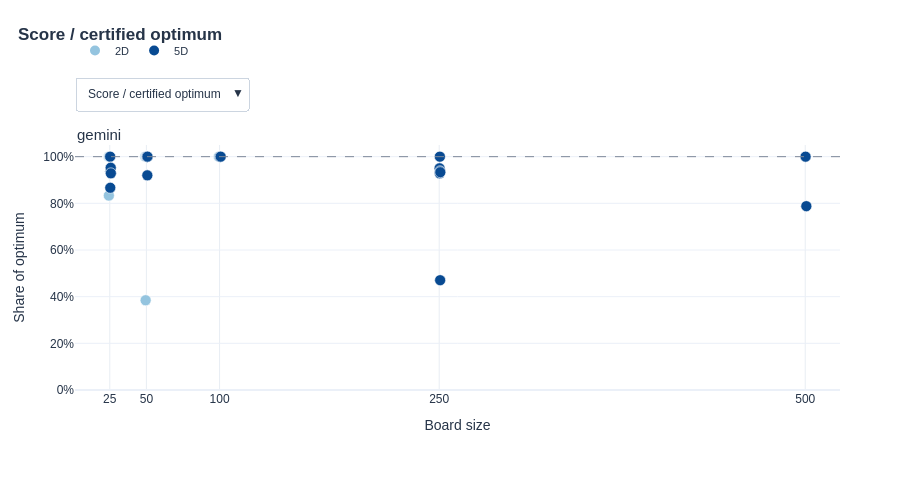

Write notebook code for a chart like this one.
### Markdown cell above
## Quality of valid moves

Use the menu for score / certified optimum or absolute word score. Each **circle** represents one valid move. The blue gradient becomes darker with increasing dimension. Each model has its own full-width row, with a common vertical scale across models.

Board sizes use their actual numeric spacing. Small horizontal offsets separate dimensions and repeated rounds. Invalid or missing moves are not scored as zero. Hover identifies the case and optimal score; historical cases without a certified optimum appear only in the absolute-score view.

### Code cell
view.show_all(figures.plot_move_quality(aggregate))

### Figure 1 — Plotly figure (JSON) as saved in the notebook; plotly's stock layout.template omitted (floating-point values rounded to 4 significant figures)
{"data": [{"hovertemplate": "%{hovertext}<extra></extra>", "hovertext": ["gemini<br>Case: final.d2.b025.r00<br>2D · board 25 · round 0<br>Outcome: Valid<br>Stored failure: —<br>Finish reason: stop<br>Violated checks: —<br>valid<br>Score / certified optimum: 100.0%<br>Valid score: 13.0 · optimum: 13.0<br>Configured completion budget: 60000.0", "gemini<br>Case: final.d2.b025.r03<br>2D · board 25 · round 3<br>Outcome: Valid<br>Stored failure: —<br>Finish reason: stop<br>Violated checks: —<br>valid<br>Score / certified optimum: 83.3%<br>Valid score: 10.0 · optimum: 12.0<br>Configured completion budget: 60000.0", "gemini<br>Case: final.d2.b025.r06<br>2D · board 25 · round 6<br>Outcome: Valid<br>Stored failure: —<br>Finish reason: stop<br>Violated checks: —<br>valid<br>Score / certified optimum: 100.0%<br>Valid score: 11.0 · optimum: 11.0<br>Configured completion budget: 60000.0", "gemini<br>Case: final.d2.b025.r08<br>2D · board 25 · round 8<br>Outcome: Valid<br>Stored failure: —<br>Finish reason: stop<br>Violated checks: —<br>valid<br>Score / certified optimum: 100.0%<br>Valid score: 12.0 · optimum: 12.0<br>Configured completion budget: 60000.0", "gemini<br>Case: final.d2.b025.r09<br>2D · board 25 · round 9<br>Outcome: Valid<br>Stored failure: —<br>Finish reason: stop<br>Violated checks: —<br>valid<br>Score / certified optimum: 100.0%<br>Valid score: 8.0 · optimum: 8.0<br>Configured completion budget: 60000.0", "gemini<br>Case: final.d2.b050.r01<br>2D · board 50 · round 1<br>Outcome: Valid<br>Stored failure: —<br>Finish reason: stop<br>Violated checks: —<br>valid<br>Score / certified optimum: 100.0%<br>Valid score: 10.0 · optimum: 10.0<br>Configured completion budget: 60000.0", "gemini<br>Case: final.d2.b050.r06<br>2D · board 50 · round 6<br>Outcome: Valid<br>Stored failure: —<br>Finish reason: stop<br>Violated checks: —<br>valid<br>Score / certified optimum: 38.5%<br>Valid score: 10.0 · optimum: 26.0<br>Configured completion budget: 60000.0", "gemini<br>Case: final.d2.b050.r09<br>2D · board 50 · round 9<br>Outcome: Valid<br>Stored failure: —<br>Finish reason: stop<br>Violated checks: —<br>valid<br>Score / certified optimum: 100.0%<br>Valid score: 20.0 · optimum: 20.0<br>Configured completion budget: 60000.0", "gemini<br>Case: final.d2.b100.r08<br>2D · board 100 · round 8<br>Outcome: Valid<br>Stored failure: —<br>Finish reason: stop<br>Violated checks: —<br>valid<br>Score / certified optimum: 100.0%<br>Valid score: 14.0 · optimum: 14.0<br>Configured completion budget: 60000.0"], "marker": {"color": "rgb(148, 196, 223)", "line": {"color": "white", "width": 0.6}, "size": 11, "symbol": "circle"}, "mode": "markers", "showlegend": false, "type": "scatter", "visible": true, "x": [24.25, 24.38, 24.5, 24.62, 24.75, 49.25, 49.5, 49.75, 99.5], "xaxis": "x", "y": [1, 0.8333, 1, 1, 1, 1, 0.3846, 1, 1], "yaxis": "y"}, {"hovertemplate": "%{hovertext}<extra></extra>", "hovertext": ["gemini<br>Case: final.d5.b025.r00<br>5D · board 25 · round 0<br>Outcome: Valid<br>Stored failure: —<br>Finish reason: stop<br>Violated checks: —<br>valid<br>Score / certified optimum: 100.0%<br>Valid score: 11.0 · optimum: 11.0<br>Configured completion budget: 60000.0", "gemini<br>Case: final.d5.b025.r02<br>5D · board 25 · round 2<br>Outcome: Valid<br>Stored failure: —<br>Finish reason: stop<br>Violated checks: —<br>valid<br>Score / certified optimum: 86.7%<br>Valid score: 13.0 · optimum: 15.0<br>Configured completion budget: 60000.0", "gemini<br>Case: final.d5.b025.r03<br>5D · board 25 · round 3<br>Outcome: Valid<br>Stored failure: —<br>Finish reason: stop<br>Violated checks: —<br>valid<br>Score / certified optimum: 93.8%<br>Valid score: 15.0 · optimum: 16.0<br>Configured completion budget: 60000.0", "gemini<br>Case: final.d5.b025.r04<br>5D · board 25 · round 4<br>Outcome: Valid<br>Stored failure: —<br>Finish reason: stop<br>Violated checks: —<br>valid<br>Score / certified optimum: 94.7%<br>Valid score: 18.0 · optimum: 19.0<br>Configured completion budget: 60000.0", "gemini<br>Case: final.d5.b025.r05<br>5D · board 25 · round 5<br>Outcome: Valid<br>Stored failure: —<br>Finish reason: stop<br>Violated checks: —<br>valid<br>Score / certified optimum: 95.2%<br>Valid score: 20.0 · optimum: 21.0<br>Configured completion budget: 60000.0", "gemini<br>Case: final.d5.b025.r08<br>5D · board 25 · round 8<br>Outcome: Valid<br>Stored failure: —<br>Finish reason: stop<br>Violated checks: —<br>valid<br>Score / certified optimum: 95.2%<br>Valid score: 20.0 · optimum: 21.0<br>Configured completion budget: 60000.0", "gemini<br>Case: final.d5.b025.r09<br>5D · board 25 · round 9<br>Outcome: Valid<br>Stored failure: —<br>Finish reason: stop<br>Violated checks: —<br>valid<br>Score / certified optimum: 92.9%<br>Valid score: 13.0 · optimum: 14.0<br>Configured completion budget: 60000.0", "gemini<br>Case: final.d5.b050.r03<br>5D · board 50 · round 3<br>Outcome: Valid<br>Stored failure: —<br>Finish reason: stop<br>Violated checks: —<br>valid<br>Score / certified optimum: 100.0%<br>Valid score: 26.0 · optimum: 26.0<br>Configured completion budget: 60000.0", "gemini<br>Case: final.d5.b050.r04<br>5D · board 50 · round 4<br>Outcome: Valid<br>Stored failure: —<br>Finish reason: stop<br>Violated checks: —<br>valid<br>Score / certified optimum: 100.0%<br>Valid score: 27.0 · optimum: 27.0<br>Configured completion budget: 60000.0", "gemini<br>Case: final.d5.b050.r05<br>5D · board 50 · round 5<br>Outcome: Valid<br>Stored failure: —<br>Finish reason: stop<br>Violated checks: —<br>valid<br>Score / certified optimum: 100.0%<br>Valid score: 21.0 · optimum: 21.0<br>Configured completion budget: 60000.0", "gemini<br>Case: final.d5.b050.r06<br>5D · board 50 · round 6<br>Outcome: Valid<br>Stored failure: —<br>Finish reason: stop<br>Violated checks: —<br>valid<br>Score / certified optimum: 100.0%<br>Valid score: 20.0 · optimum: 20.0<br>Configured completion budget: 60000.0", "gemini<br>Case: final.d5.b050.r07<br>5D · board 50 · round 7<br>Outcome: Valid<br>Stored failure: —<br>Finish reason: stop<br>Violated checks: —<br>valid<br>Score / certified optimum: 92.0%<br>Valid score: 23.0 · optimum: 25.0<br>Configured completion budget: 60000.0", "gemini<br>Case: final.d5.b050.r08<br>5D · board 50 · round 8<br>Outcome: Valid<br>Stored failure: —<br>Finish reason: stop<br>Violated checks: —<br>valid<br>Score / certified optimum: 100.0%<br>Valid score: 21.0 · optimum: 21.0<br>Configured completion budget: 60000.0", "gemini<br>Case: final.d5.b100.r03<br>5D · board 100 · round 3<br>Outcome: Valid<br>Stored failure: —<br>Finish reason: stop<br>Violated checks: —<br>valid<br>Score / certified optimum: 100.0%<br>Valid score: 16.0 · optimum: 16.0<br>Configured completion budget: 60000.0", "gemini<br>Case: final.d5.b100.r06<br>5D · board 100 · round 6<br>Outcome: Valid<br>Stored failure: —<br>Finish reason: stop<br>Violated checks: —<br>valid<br>Score / certified optimum: 100.0%<br>Valid score: 14.0 · optimum: 14.0<br>Configured completion budget: 60000.0", "gemini<br>Case: final.d5.b250.r02<br>5D · board 250 · round 2<br>Outcome: Valid<br>Stored failure: —<br>Finish reason: stop<br>Violated checks: —<br>valid<br>Score / certified optimum: 95.0%<br>Valid score: 19.0 · optimum: 20.0<br>Configured completion budget: 60000.0", "gemini<br>Case: final.d5.b250.r05<br>5D · board 250 · round 5<br>Outcome: Valid<br>Stored failure: —<br>Finish reason: stop<br>Violated checks: —<br>valid<br>Score / certified optimum: 92.9%<br>Valid score: 13.0 · optimum: 14.0<br>Configured completion budget: 60000.0", "gemini<br>Case: final.d5.b250.r06<br>5D · board 250 · round 6<br>Outcome: Valid<br>Stored failure: —<br>Finish reason: stop<br>Violated checks: —<br>valid<br>Score / certified optimum: 100.0%<br>Valid score: 21.0 · optimum: 21.0<br>Configured completion budget: 60000.0", "gemini<br>Case: final.d5.b250.r07<br>5D · board 250 · round 7<br>Outcome: Valid<br>Stored failure: —<br>Finish reason: stop<br>Violated checks: —<br>valid<br>Score / certified optimum: 93.8%<br>Valid score: 15.0 · optimum: 16.0<br>Configured completion budget: 60000.0", "gemini<br>Case: final.d5.b250.r08<br>5D · board 250 · round 8<br>Outcome: Valid<br>Stored failure: —<br>Finish reason: stop<br>Violated checks: —<br>valid<br>Score / certified optimum: 47.1%<br>Valid score: 8.0 · optimum: 17.0<br>Configured completion budget: 60000.0", "gemini<br>Case: final.d5.b250.r09<br>5D · board 250 · round 9<br>Outcome: Valid<br>Stored failure: —<br>Finish reason: stop<br>Violated checks: —<br>valid<br>Score / certified optimum: 93.3%<br>Valid score: 14.0 · optimum: 15.0<br>Configured completion budget: 60000.0", "gemini<br>Case: final.d5.b500.r03<br>5D · board 500 · round 3<br>Outcome: Valid<br>Stored failure: —<br>Finish reason: stop<br>Violated checks: —<br>valid<br>Score / certified optimum: 100.0%<br>Valid score: 21.0 · optimum: 21.0<br>Configured completion budget: 60000.0", "gemini<br>Case: final.d5.b500.r09<br>5D · board 500 · round 9<br>Outcome: Valid<br>Stored failure: —<br>Finish reason: stop<br>Violated checks: —<br>valid<br>Score / certified optimum: 78.8%<br>Valid score: 26.0 · optimum: 33.0<br>Configured completion budget: 60000.0"], "marker": {"color": "rgb(8, 74, 146)", "line": {"color": "white", "width": 0.6}, "size": 11, "symbol": "circle"}, "mode": "markers", "showlegend": false, "type": "scatter", "visible": true, "x": [25.25, 25.33, 25.42, 25.5, 25.58, 25.67, 25.75, 50.25, 50.35, 50.45, 50.55, 50.65, 50.75, 100.2, 100.8, 250.2, 250.3, 250.4, 250.6, 250.7, 250.8, 500.2, 500.8], "xaxis": "x", "y": [1, 0.8667, 0.9375, 0.9474, 0.9524, 0.9524, 0.9286, 1, 1, 1, 1, 0.92, 1, 1, 1, 0.95, 0.9286, 1, 0.9375, 0.4706, 0.9333, 1, 0.7879], "yaxis": "y"}, {"hovertemplate": "Certified optimum<extra></extra>", "line": {"color": "#7e8999", "dash": "dash", "width": 1}, "mode": "lines", "showlegend": false, "type": "scatter", "visible": true, "x": [1.25, 523.8], "xaxis": "x", "y": [1, 1], "yaxis": "y"}, {"hovertemplate": "%{hovertext}<extra></extra>", "hovertext": ["gemini<br>Case: final.d2.b025.r00<br>2D · board 25 · round 0<br>Outcome: Valid<br>Stored failure: —<br>Finish reason: stop<br>Violated checks: —<br>valid<br>Word score: 13.00<br>Valid score: 13.0 · optimum: 13.0<br>Configured completion budget: 60000.0", "gemini<br>Case: final.d2.b025.r03<br>2D · board 25 · round 3<br>Outcome: Valid<br>Stored failure: —<br>Finish reason: stop<br>Violated checks: —<br>valid<br>Word score: 10.00<br>Valid score: 10.0 · optimum: 12.0<br>Configured completion budget: 60000.0", "gemini<br>Case: final.d2.b025.r06<br>2D · board 25 · round 6<br>Outcome: Valid<br>Stored failure: —<br>Finish reason: stop<br>Violated checks: —<br>valid<br>Word score: 11.00<br>Valid score: 11.0 · optimum: 11.0<br>Configured completion budget: 60000.0", "gemini<br>Case: final.d2.b025.r08<br>2D · board 25 · round 8<br>Outcome: Valid<br>Stored failure: —<br>Finish reason: stop<br>Violated checks: —<br>valid<br>Word score: 12.00<br>Valid score: 12.0 · optimum: 12.0<br>Configured completion budget: 60000.0", "gemini<br>Case: final.d2.b025.r09<br>2D · board 25 · round 9<br>Outcome: Valid<br>Stored failure: —<br>Finish reason: stop<br>Violated checks: —<br>valid<br>Word score: 8.00<br>Valid score: 8.0 · optimum: 8.0<br>Configured completion budget: 60000.0", "gemini<br>Case: final.d2.b050.r01<br>2D · board 50 · round 1<br>Outcome: Valid<br>Stored failure: —<br>Finish reason: stop<br>Violated checks: —<br>valid<br>Word score: 10.00<br>Valid score: 10.0 · optimum: 10.0<br>Configured completion budget: 60000.0", "gemini<br>Case: final.d2.b050.r06<br>2D · board 50 · round 6<br>Outcome: Valid<br>Stored failure: —<br>Finish reason: stop<br>Violated checks: —<br>valid<br>Word score: 10.00<br>Valid score: 10.0 · optimum: 26.0<br>Configured completion budget: 60000.0", "gemini<br>Case: final.d2.b050.r09<br>2D · board 50 · round 9<br>Outcome: Valid<br>Stored failure: —<br>Finish reason: stop<br>Violated checks: —<br>valid<br>Word score: 20.00<br>Valid score: 20.0 · optimum: 20.0<br>Configured completion budget: 60000.0", "gemini<br>Case: final.d2.b100.r08<br>2D · board 100 · round 8<br>Outcome: Valid<br>Stored failure: —<br>Finish reason: stop<br>Violated checks: —<br>valid<br>Word score: 14.00<br>Valid score: 14.0 · optimum: 14.0<br>Configured completion budget: 60000.0"], "marker": {"color": "rgb(148, 196, 223)", "line": {"color": "white", "width": 0.6}, "size": 11, "symbol": "circle"}, "mode": "markers", "showlegend": false, "type": "scatter", "visible": false, "x": [24.25, 24.38, 24.5, 24.62, 24.75, 49.25, 49.5, 49.75, 99.5], "xaxis": "x", "y": [13, 10, 11, 12, 8, 10, 10, 20, 14], "yaxis": "y"}, {"hovertemplate": "%{hovertext}<extra></extra>", "hovertext": ["gemini<br>Case: final.d5.b025.r00<br>5D · board 25 · round 0<br>Outcome: Valid<br>Stored failure: —<br>Finish reason: stop<br>Violated checks: —<br>valid<br>Word score: 11.00<br>Valid score: 11.0 · optimum: 11.0<br>Configured completion budget: 60000.0", "gemini<br>Case: final.d5.b025.r02<br>5D · board 25 · round 2<br>Outcome: Valid<br>Stored failure: —<br>Finish reason: stop<br>Violated checks: —<br>valid<br>Word score: 13.00<br>Valid score: 13.0 · optimum: 15.0<br>Configured completion budget: 60000.0", "gemini<br>Case: final.d5.b025.r03<br>5D · board 25 · round 3<br>Outcome: Valid<br>Stored failure: —<br>Finish reason: stop<br>Violated checks: —<br>valid<br>Word score: 15.00<br>Valid score: 15.0 · optimum: 16.0<br>Configured completion budget: 60000.0", "gemini<br>Case: final.d5.b025.r04<br>5D · board 25 · round 4<br>Outcome: Valid<br>Stored failure: —<br>Finish reason: stop<br>Violated checks: —<br>valid<br>Word score: 18.00<br>Valid score: 18.0 · optimum: 19.0<br>Configured completion budget: 60000.0", "gemini<br>Case: final.d5.b025.r05<br>5D · board 25 · round 5<br>Outcome: Valid<br>Stored failure: —<br>Finish reason: stop<br>Violated checks: —<br>valid<br>Word score: 20.00<br>Valid score: 20.0 · optimum: 21.0<br>Configured completion budget: 60000.0", "gemini<br>Case: final.d5.b025.r08<br>5D · board 25 · round 8<br>Outcome: Valid<br>Stored failure: —<br>Finish reason: stop<br>Violated checks: —<br>valid<br>Word score: 20.00<br>Valid score: 20.0 · optimum: 21.0<br>Configured completion budget: 60000.0", "gemini<br>Case: final.d5.b025.r09<br>5D · board 25 · round 9<br>Outcome: Valid<br>Stored failure: —<br>Finish reason: stop<br>Violated checks: —<br>valid<br>Word score: 13.00<br>Valid score: 13.0 · optimum: 14.0<br>Configured completion budget: 60000.0", "gemini<br>Case: final.d5.b050.r03<br>5D · board 50 · round 3<br>Outcome: Valid<br>Stored failure: —<br>Finish reason: stop<br>Violated checks: —<br>valid<br>Word score: 26.00<br>Valid score: 26.0 · optimum: 26.0<br>Configured completion budget: 60000.0", "gemini<br>Case: final.d5.b050.r04<br>5D · board 50 · round 4<br>Outcome: Valid<br>Stored failure: —<br>Finish reason: stop<br>Violated checks: —<br>valid<br>Word score: 27.00<br>Valid score: 27.0 · optimum: 27.0<br>Configured completion budget: 60000.0", "gemini<br>Case: final.d5.b050.r05<br>5D · board 50 · round 5<br>Outcome: Valid<br>Stored failure: —<br>Finish reason: stop<br>Violated checks: —<br>valid<br>Word score: 21.00<br>Valid score: 21.0 · optimum: 21.0<br>Configured completion budget: 60000.0", "gemini<br>Case: final.d5.b050.r06<br>5D · board 50 · round 6<br>Outcome: Valid<br>Stored failure: —<br>Finish reason: stop<br>Violated checks: —<br>valid<br>Word score: 20.00<br>Valid score: 20.0 · optimum: 20.0<br>Configured completion budget: 60000.0", "gemini<br>Case: final.d5.b050.r07<br>5D · board 50 · round 7<br>Outcome: Valid<br>Stored failure: —<br>Finish reason: stop<br>Violated checks: —<br>valid<br>Word score: 23.00<br>Valid score: 23.0 · optimum: 25.0<br>Configured completion budget: 60000.0", "gemini<br>Case: final.d5.b050.r08<br>5D · board 50 · round 8<br>Outcome: Valid<br>Stored failure: —<br>Finish reason: stop<br>Violated checks: —<br>valid<br>Word score: 21.00<br>Valid score: 21.0 · optimum: 21.0<br>Configured completion budget: 60000.0", "gemini<br>Case: final.d5.b100.r03<br>5D · board 100 · round 3<br>Outcome: Valid<br>Stored failure: —<br>Finish reason: stop<br>Violated checks: —<br>valid<br>Word score: 16.00<br>Valid score: 16.0 · optimum: 16.0<br>Configured completion budget: 60000.0", "gemini<br>Case: final.d5.b100.r06<br>5D · board 100 · round 6<br>Outcome: Valid<br>Stored failure: —<br>Finish reason: stop<br>Violated checks: —<br>valid<br>Word score: 14.00<br>Valid score: 14.0 · optimum: 14.0<br>Configured completion budget: 60000.0", "gemini<br>Case: final.d5.b250.r02<br>5D · board 250 · round 2<br>Outcome: Valid<br>Stored failure: —<br>Finish reason: stop<br>Violated checks: —<br>valid<br>Word score: 19.00<br>Valid score: 19.0 · optimum: 20.0<br>Configured completion budget: 60000.0", "gemini<br>Case: final.d5.b250.r05<br>5D · board 250 · round 5<br>Outcome: Valid<br>Stored failure: —<br>Finish reason: stop<br>Violated checks: —<br>valid<br>Word score: 13.00<br>Valid score: 13.0 · optimum: 14.0<br>Configured completion budget: 60000.0", "gemini<br>Case: final.d5.b250.r06<br>5D · board 250 · round 6<br>Outcome: Valid<br>Stored failure: —<br>Finish reason: stop<br>Violated checks: —<br>valid<br>Word score: 21.00<br>Valid score: 21.0 · optimum: 21.0<br>Configured completion budget: 60000.0", "gemini<br>Case: final.d5.b250.r07<br>5D · board 250 · round 7<br>Outcome: Valid<br>Stored failure: —<br>Finish reason: stop<br>Violated checks: —<br>valid<br>Word score: 15.00<br>Valid score: 15.0 · optimum: 16.0<br>Configured completion budget: 60000.0", "gemini<br>Case: final.d5.b250.r08<br>5D · board 250 · round 8<br>Outcome: Valid<br>Stored failure: —<br>Finish reason: stop<br>Violated checks: —<br>valid<br>Word score: 8.00<br>Valid score: 8.0 · optimum: 17.0<br>Configured completion budget: 60000.0", "gemini<br>Case: final.d5.b250.r09<br>5D · board 250 · round 9<br>Outcome: Valid<br>Stored failure: —<br>Finish reason: stop<br>Violated checks: —<br>valid<br>Word score: 14.00<br>Valid score: 14.0 · optimum: 15.0<br>Configured completion budget: 60000.0", "gemini<br>Case: final.d5.b500.r03<br>5D · board 500 · round 3<br>Outcome: Valid<br>Stored failure: —<br>Finish reason: stop<br>Violated checks: —<br>valid<br>Word score: 21.00<br>Valid score: 21.0 · optimum: 21.0<br>Configured completion budget: 60000.0", "gemini<br>Case: final.d5.b500.r09<br>5D · board 500 · round 9<br>Outcome: Valid<br>Stored failure: —<br>Finish reason: stop<br>Violated checks: —<br>valid<br>Word score: 26.00<br>Valid score: 26.0 · optimum: 33.0<br>Configured completion budget: 60000.0"], "marker": {"color": "rgb(8, 74, 146)", "line": {"color": "white", "width": 0.6}, "size": 11, "symbol": "circle"}, "mode": "markers", "showlegend": false, "type": "scatter", "visible": false, "x": [25.25, 25.33, 25.42, 25.5, 25.58, 25.67, 25.75, 50.25, 50.35, 50.45, 50.55, 50.65, 50.75, 100.2, 100.8, 250.2, 250.3, 250.4, 250.6, 250.7, 250.8, 500.2, 500.8], "xaxis": "x", "y": [11, 13, 15, 18, 20, 20, 13, 26, 27, 21, 20, 23, 21, 16, 14, 19, 13, 21, 15, 8, 14, 21, 26], "yaxis": "y"}, {"hoverinfo": "skip", "marker": {"color": "rgb(148, 196, 223)", "size": 10, "symbol": "circle"}, "mode": "markers", "name": "2D", "type": "scatter", "x": [null], "y": [null]}, {"hoverinfo": "skip", "marker": {"color": "rgb(8, 74, 146)", "size": 10, "symbol": "circle"}, "mode": "markers", "name": "5D", "type": "scatter", "x": [null], "y": [null]}], "layout": {"annotations": [{"font": {"color": "#263448", "size": 15}, "showarrow": false, "text": "gemini", "x": 0, "xanchor": "left", "xref": "paper", "y": 1, "yanchor": "bottom", "yref": "paper"}], "font": {"color": "#263448", "family": "Arial, sans-serif", "size": 12}, "height": 490, "hoverlabel": {"align": "left"}, "legend": {"font": {"size": 11}, "orientation": "h", "traceorder": "normal", "x": 0, "y": 1.327, "yanchor": "bottom"}, "margin": {"b": 100, "l": 75, "r": 60, "t": 145}, "title": {"text": "<b>Score / certified optimum</b>", "x": 0.02, "y": 0.9429, "yanchor": "top"}, "updatemenus": [{"bgcolor": "white", "bordercolor": "#ccd5e0", "buttons": [{"args": [{"visible": [true, true, true, false, false, true, true]}, {"annotations": [{"font": {"color": "#263448", "size": 15}, "showarrow": false, "text": "gemini", "x": 0, "xanchor": "left", "xref": "paper", "y": 1, "yanchor": "bottom", "yref": "paper"}], "title.text": "<b>Score / certified optimum</b>", "yaxis.range": [0, 1.05], "yaxis.tickformat": ".0%", "yaxis.title.text": "Share of optimum"}], "label": "Score / certified optimum", "method": "update"}, {"args": [{"visible": [false, false, false, true, true, true, true]}, {"annotations": [{"font": {"color": "#263448", "size": 15}, "showarrow": false, "text": "gemini", "x": 0, "xanchor": "left", "xref": "paper", "y": 1, "yanchor": "bottom", "yref": "paper"}], "title.text": "<b>Word score</b>", "yaxis.range": [0, 30.24], "yaxis.tickformat": ",~g", "yaxis.title.text": "Points"}], "label": "Word score", "method": "update"}], "direction": "down", "font": {"size": 12}, "x": 0, "xanchor": "left", "y": 1.143, "yanchor": "bottom"}], "xaxis": {"anchor": "y", "domain": [0, 1], "gridcolor": "#e8edf3", "range": [1.25, 523.8], "tickmode": "array", "ticktext": ["25", "50", "100", "250", "500"], "tickvals": [25, 50, 100, 250, 500], "title": {"text": "Board size"}, "type": "linear", "zeroline": false}, "yaxis": {"anchor": "x", "domain": [0, 1], "range": [0, 1.05], "tickformat": ".0%", "title": {"text": "Share of optimum"}}}}
